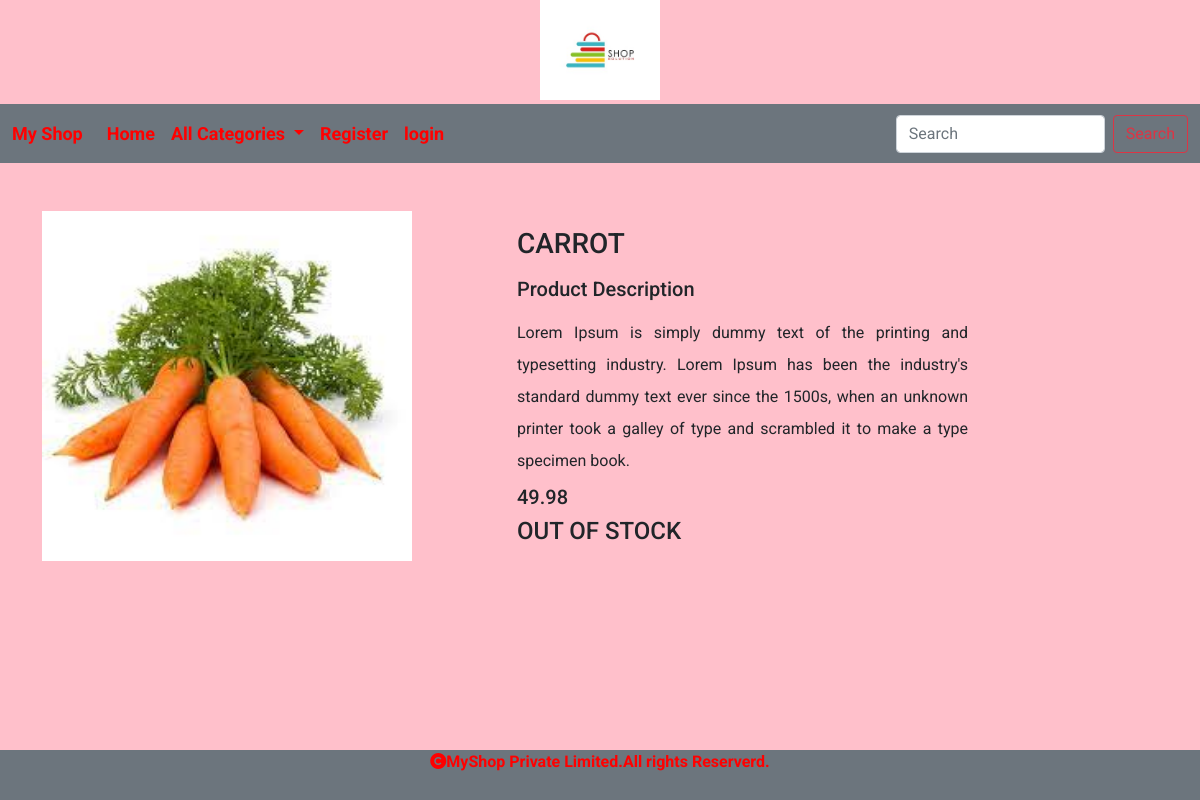
/detail/carrot, run on the app's committed database.
### shop/models.py (models this page shows, shortened)
class Product(models.Model):
    pname = models.CharField(max_length=200)
    description = models.TextField()
    image = models.ImageField(upload_to='shop/product', null=True, blank=True)
    price=models.DecimalField(max_digits=10,decimal_places=2)
    category=models.ForeignKey(Category,on_delete=models.CASCADE)
    stock=models.IntegerField()
    available=models.BooleanField(default=True)
    created=models.DateTimeField(auto_now_add=True)
    updated=models.DateTimeField(auto_now=True)

### shop/views.py (the view)
# urls.py: path('detail/<p>',views.detail,name="detail"),
def detail(request,p):
    d=Product.objects.get(pname=p)
    return render(request,'detail.html',{'d':d})

### cart/context_processors.py (called while the page is built, shortened)
def counter(request):
    item_count=0
    return {'count':item_count}

### shop/context_processors.py (called while the page is built)
def menu_links(request):
    links=Category.objects.all()
    return {'links':links}

### templates/detail.html
<!DOCTYPE html>
{% extends 'base.html' %}
{% load static %}
{% block content %}
<div class="container mt-5">
    <div class="row">
        <div class="col-sm-5">
            <img src="{{d.image.url}}" height="350px" width="370px">
        </div>
        <div class="col-sm-5 mt-3">
            <h3 class="text-uppercase mb-3">{{d.pname}}</h3>
            <h5 class="mb-3">Product Description</h5>
            <p class="mb-2" style="text-align:justify;line-height:2">{{d.description}}</p>
            <h5>{{d.price}}</h5>
            {% if  user.is_superuser != True %}
                     {% if d.stock <= 0 %}
                        <h4 class="mt-2">OUT OF STOCK</h4>
                     {% else %}
                    <a href="{% url 'cart:add_to_cart' d.pname %}" class="btn btn-danger mt-4">ADD TO CART</a>
                    {% endif %}
            {% else %}
                    {% if  d.stock <= 0 %}
                        <a href="{% url 'admin:index'  %}" class="btn btn-danger mt-4">ADD STOCK</a>
                    {% endif %}
            {% endif %}
        </div>
    </div>
</div>
{% endblock %}

### static/css/style.css (style rules this page uses)
body { background-color:pink; font-family: 'Roboto', sans-serif; }

### data on the page
Product: image (picture), pname "CARROT", description "Lorem Ipsum is simply dummy text of the printing and typesetting industry. Lorem Ipsum has been the industry's standard dummy text ever since the 1500s, when an unknown printer took a galley of type and scrambled it to make a type specimen book.", price "49.98"
